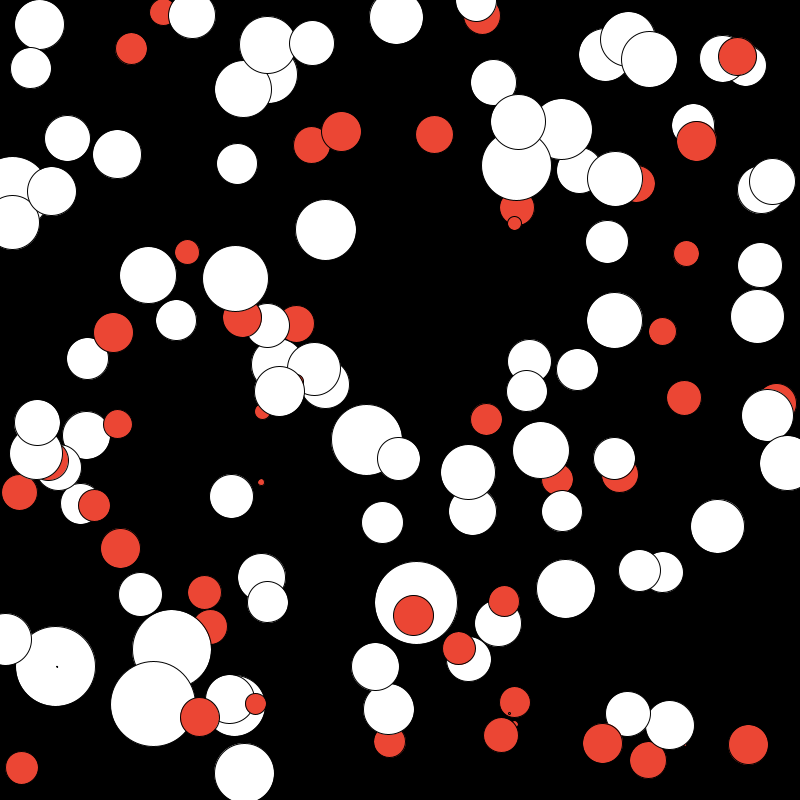
Frame 1 (no input)
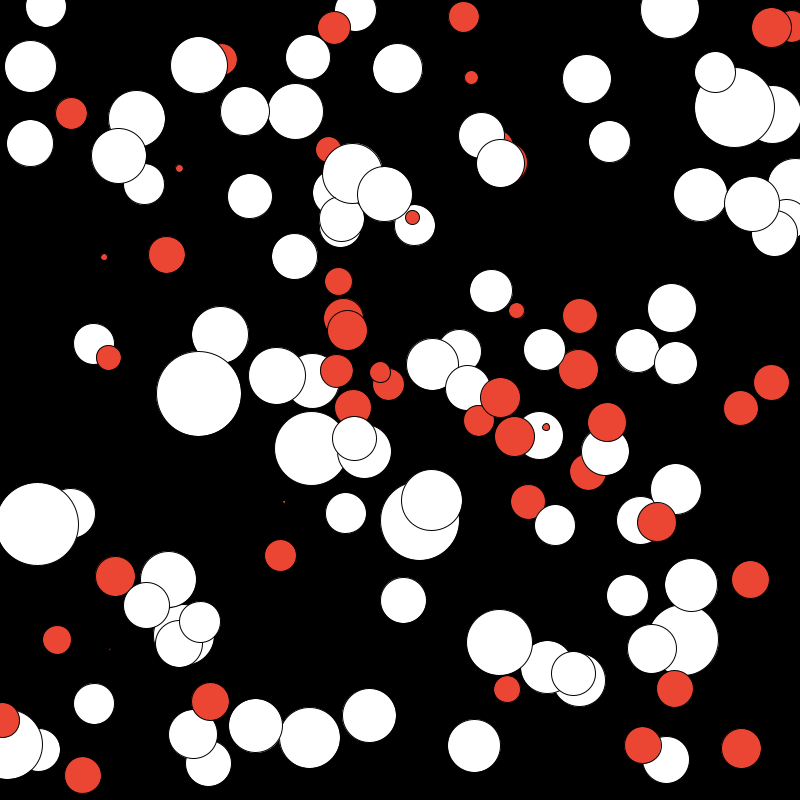
Frame 2 (the mouse pressed at the canvas centre, redrawn once)

The Processing sketch that drew these frames (run headless with seeded random() and noise(); the mouse was pressed at the canvas centre and the sketch redrawn once):

// Processing sketch: tut02_03
// ── tut02_03.pde
int grades[] = {35, 48, 26, 71, 58, 27, 53, 46, 54, 74, 49, 80, 50, 47, 43, 35, 61, 53, 59, 49, 14, 41, 83, 54, 53, 37, 32, 32, 48, 43, 37, 34, 41, 41, 46, 8, 1, 16, 3, 7, 46, 46, 35, 57, 49, 41, 55, 57, 40, 48, 29, 55, 61, 42, 45, 47, 44, 40, 79, 41, 32, 44, 48, 41, 52, 37, 37, 36, 57, 57, 85, 44, 0, 61, 49, 42, 39, 70, 41, 46, 41, 50, 47, 42, 40, 37, 42, 45, 31, 32, 45, 31, 32, 54, 40, 51, 38, 7, 55, 45, 40, 60, 40, 2, 44, 25, 37, 40, 40, 41, 21, 53, 56, 46, 33, 40, 28, 35, 48, 41, 56, 43, 55, 33, 55, 49, 39, 54, 14, 66, 42, 52, 38};

void setup()
{
  size(800, 800);
  noLoop(); // means draw() is called just once
}

void draw()
{
  background(0, 0, 0);  
  fill(0, 255, 0, 100);  // green with some transparency (100)

  // add code here
  for(int grade : grades){
    fill(255,255,255);
    if(grade <= 40)
      fill(235, 70, 52);
    ellipse(random(800),random(800),grade, grade);
    
  }
}
